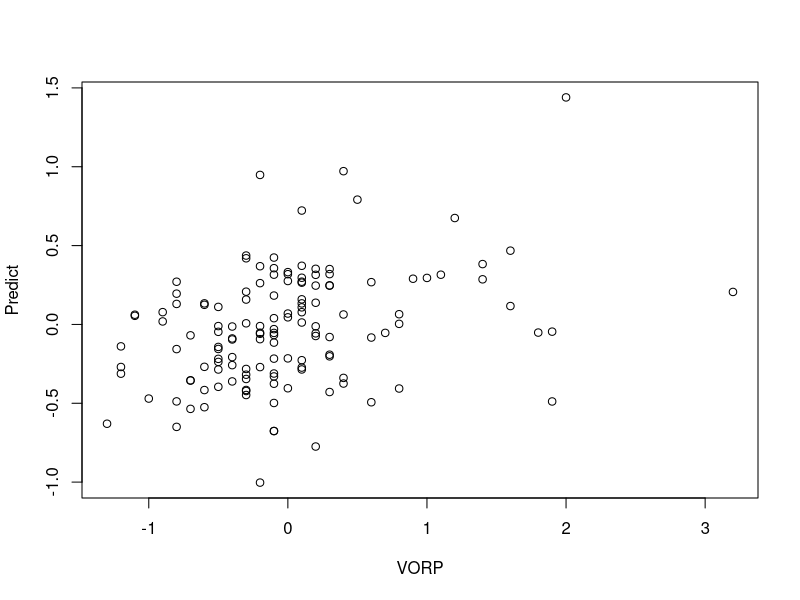

Recreate this plot in R.
setwd("C://Users/richert/git/ncaa_cbb_scraper")
data <- read.csv("collegeStatsAndVorp.csv")
data <- data[,-1]
dataNorm <- scale(data[,3:9])
data[,3:9] <- dataNorm
pca <- prcomp(data[,3:9],scale=T)
pc1 <- pca$rotation[,1]
pc2 <- pca$rotation[,2]

lm(data$VORP ~ data$PPG + data$RPG + data$SPG + data$BPG + data$ASTO + data$TS + data$SOS)

dfs <- list()
acc1 <- numeric()
acc3 <- numeric()
acc5 <- numeric()
dists <- numeric()
j <- 1
for (year in 2012:2017){
  df <- data.frame()
  num1 <- 0
  num3 <- 0
  num5 <- 0
  
  train <- data[data$Year != year,]
  test <- data[data$Year == year,]
  
  model <- lm(train$VORP ~ train$PPG + train$RPG + train$SPG + train$BPG + train$ASTO + train$TS + train$SOS)
  
  b <- as.numeric(model$coefficients[1])
  co1 <- as.numeric(model$coefficients[2])
  co2 <- as.numeric(model$coefficients[3])
  co3 <- as.numeric(model$coefficients[4])
  co4 <- as.numeric(model$coefficients[5])
  co5 <- as.numeric(model$coefficients[6])
  co6 <- as.numeric(model$coefficients[7])
  co7 <- as.numeric(model$coefficients[8])
  
  n <- nrow(test)
  dist <- numeric()
  predicts <- numeric()
  
  for (i in 1:n){
    player <- test[i,]
    y <- co1 * player$PPG + co2 * player$RPG + co3 * player$SPG + co4 * player$BPG + co5 * player$ASTO + co6 * player$TS + co7 * player$SOS + b
    dist[i] <- abs(player$VORP - y)
    predicts[i] <- y
    if (dist[i] <= .5){
      num5 <- num5 + 1
      if (dist[i] <= .3){
        num3 <- num3 + 1
        if (dist[i] <= .1){
          num1 <- num1 + 1
        }
      }
    }
    
  }
  dfs[[j]] <- data.frame(Player = test$Player, VORP = test$VORP, Predict = predicts)
  acc1[j] <- num1/n
  acc3[j] <- num3/n
  acc5[j] <- num5/n
  j <- j + 1
  print(mean(dist))
}

avgAcc1 <- mean(acc1)
avgAcc3 <- mean(acc3)
avgAcc5 <- mean(acc5)

allPredicts <- rbind(dfs[[1]],dfs[[2]],dfs[[3]],dfs[[4]],dfs[[5]],dfs[[6]])
with(allPredicts,plot(VORP, Predict))
r2 <-summary(lm(allPredicts$VORP~allPredicts$Predict))$r.squared

cbb2018 <- read.csv("college2018.csv")
cbb2018 <- cbb2018[cbb2018$Games >= 15,]
cbb2018 <- cbb2018[,-1]
eq <- lm(data$VORP ~ data$PPG + data$RPG + data$SPG + data$BPG + data$ASTO + data$TS + data$SOS)
View(cbb2018)
b <- as.numeric(eq$coefficients[1])
co1 <- as.numeric(eq$coefficients[2])
co2 <- as.numeric(eq$coefficients[3])
co3 <- as.numeric(eq$coefficients[4])
co4 <- as.numeric(eq$coefficients[5])
co5 <- as.numeric(eq$coefficients[6])
co6 <- as.numeric(eq$coefficients[7])
co7 <- as.numeric(eq$coefficients[8])

predict2018 <- numeric()

for (i in 1:nrow(cbb2018)){
  player <- cbb2018[i,]
  asto = player$Asists/(player$TPG*player$Games)
  y <- co1 * player$PPG + co2 * player$RPG + co3 * player$SPG + co4 * player$BPG + co5 * asto + co6 * player$TS + co7 * player$SOS + b
  predict2018[i] <- y
}
df2018 <- data.frame(Player = cbb2018$Player, Predict = predict2018)
